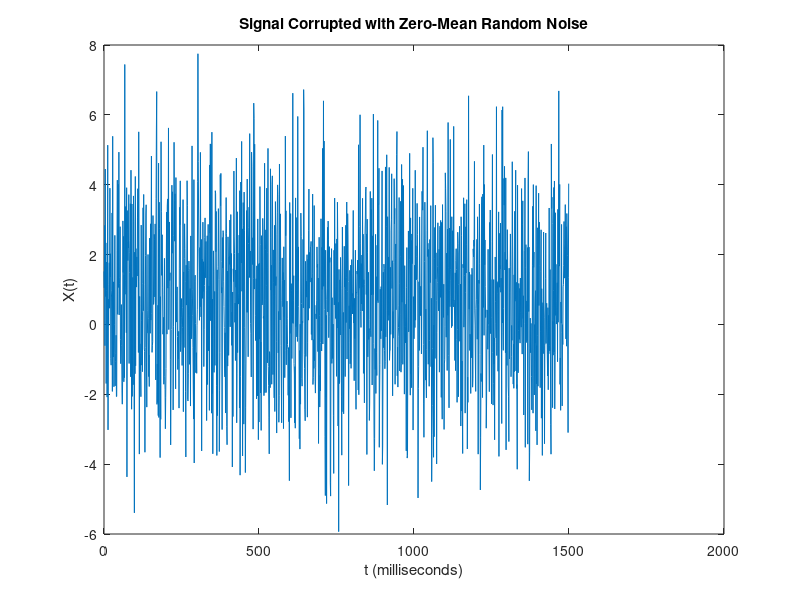

The MATLAB source for this figure: (Note: this script raises an error after producing the figure.)
%Alright, we need to figure this out.
%Frank needs to correctly use the spectrum to separate the timeseries.

%Sampling frequency: 1 kHz
%Signal duration: 1.5 seconds

Fs = 1000;            % Sampling frequency                    
T = 1/Fs;             % Sampling period       
L = 1500;             % Length of signal
t = (0:L-1)*T;        % Time vector

S = 0.8 + 0.7*sin(2*pi*50*t) + sin(2*pi*120*t);

data = S + 2*randn(size(t));

figure()
plot(1000*t,data)
title("Signal Corrupted with Zero-Mean Random Noise")
xlabel("t (milliseconds)")
ylabel("X(t)")

Y = fft(data)



f = Fs/L*(0:(L/2));
plot(f,P1,"LineWidth",3) 
title("Single-Sided Amplitude Spectrum of X(t)")
xlabel("f (Hz)")
ylabel("|P1(f)|")


figure()
plot(Fs/L*(0:L-1),abs(Y),"LineWidth",3)
title("Complex Magnitude of fft Spectrum")
xlabel("f (Hz)")
ylabel("|fft(X)|")
figure()
plot(Fs/L*(-L/2:L/2-1),abs(fftshift(Y)),"LineWidth",3)
title("fft Spectrum in the Positive and Negative Frequencies")
xlabel("f (Hz)")
ylabel("|fft(X)|")


Y = fft(S);
P2 = abs(Y/L);
P1 = P2(1:L/2+1);
P1(2:end-1) = 2*P1(2:end-1);
figure()
plot(f,P1,"LineWidth",3) 
title("Single-Sided Amplitude Spectrum of S(t)")
xlabel("f (Hz)")
ylabel("|P1(f)|")

%%


Fs = 1000;                    % Sampling frequency
T = 1/Fs;                     % Sampling period
L = 1000;                     % Length of signal
t = (0:L-1)*T;                % Time vector

x1 = cos(2*pi*50*t);          % First row wave
x2 = cos(2*pi*150*t);         % Second row wave
x3 = cos(2*pi*300*t);         % Third row wave

data = [x1; x2; x3];

figure()
for i = 1:3
    subplot(3,1,i)
    plot(t(1:100),data(i,1:100))
    title("Row " + num2str(i) + " in the Time Domain")
end


dim = 2;
Y = fft(data,L,dim);
P2 = abs(Y/L);
P1 = P2(:,1:L/2+1);
P1(:,2:end-1) = 2*P1(:,2:end-1);

figure()
for i=1:3
    subplot(3,1,i)
    plot(0:(Fs/L):(Fs/2-Fs/L),P1(i,1:L/2))
    title("Row " + num2str(i) + " in the Frequency Domain")
end

%%
% Okay, gotta experiment with my data
% 1hz = 1 per second
% 1/3600 Hz = 1 per hour? I think
% Frank ran "deepCutz"

Fs = 1/3600;        % Sampling Frequency
T = 1/Fs            % Sample Period
L = length(receiverData{5}.HourlyDets)          % Length of Signal
% L = length(receiverData{5}.HourlyDets)
t = (0:L-1)*T;

%Testing my data
T = receiverData{5}.DT
% T2 = receiverData{5}.DT
data = receiverData{5}.HourlyDets;
% X2 = receiverData{5}.HourlyDets;



figure()
plot(T,data)
title("Row in the Time Domain")

%
Y = fft(data,L);
% Y2 = fft(X2,L2);

figure()
plot(Fs/L*(0:L-1),abs(Y),"LineWidth",3)
title("Complex Magnitude of fft Spectrum")
xlabel("f (Hz)")
ylabel("|fft(X)|")


%
figure()
plot(Fs/L*(-L/2:L/2-1),abs(fftshift(Y)),"LineWidth",3)
title("fft Spectrum in the Positive and Negative Frequencies")
xlabel("f (Hz)")
ylabel("|fft(X)|")


P2 = abs(Y/L);
P1 = P2(1:L/2+1);
P1(2:end-1) = 2*P1(2:end-1);


f = Fs/L*(0:(L/2));
plot(f,P1,"LineWidth",3) 
title("Single-Sided Amplitude Spectrum of X(t)")
xlabel("f (Hz)")
ylabel("|P1(f)|")


%%
%Off reef is super obvious: tides and daily.
%On reef is not. Need to look at lowpass/highpass filters, or windowing.

%40 hour pass
wpass = 1/(40*24*3600);


dataHighFilter = highpass(data,wpass);


Y = fft(dataHighFilter,L);
% Y2 = fft(X2,L2);

figure()
plot(Fs/L*(0:L-1),abs(Y),"LineWidth",3)
title("Complex Magnitude of fft Spectrum")
xlabel("f (Hz)")
ylabel("|fft(X)|")


%
figure()
plot(Fs/L*(-L/2:L/2-1),abs(fftshift(Y)),"LineWidth",3)
title("fft Spectrum in the Positive and Negative Frequencies")
xlabel("f (Hz)")
ylabel("|fft(X)|")


P2 = abs(Y/L);
P1 = P2(1:L/2+1);
P1(2:end-1) = 2*P1(2:end-1);


f = Fs/L*(0:(L/2));
plot(f,P1,"LineWidth",3) 
title("Single-Sided Amplitude Spectrum of X(t)")
xlabel("f (Hz)")
ylabel("|P1(f)|")
